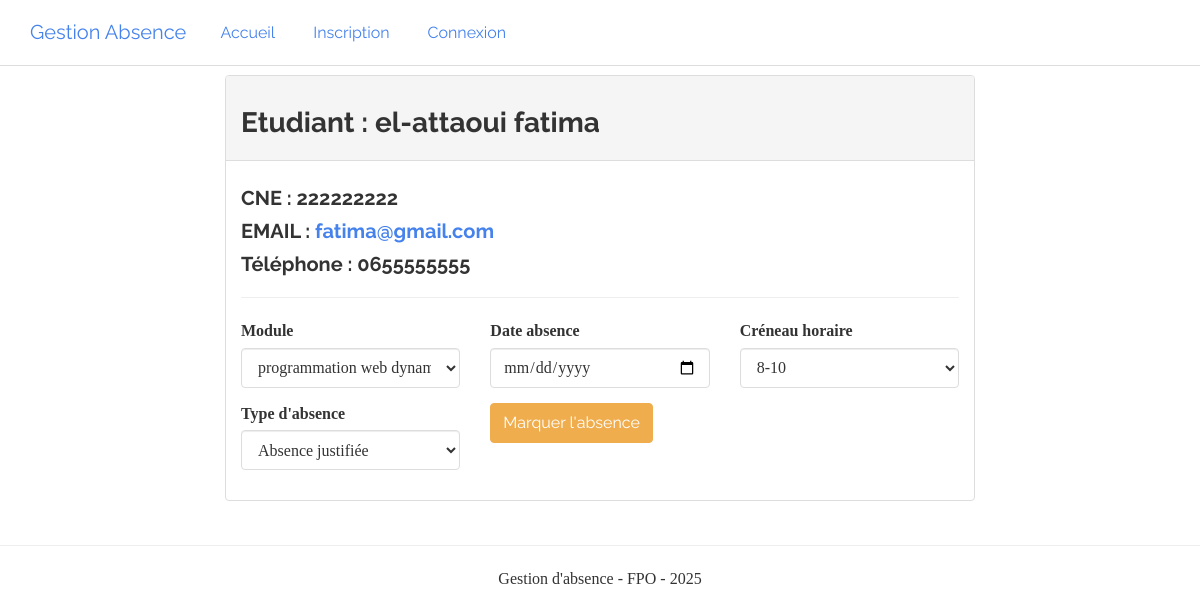
/marquer_absence.php?id=3, run on the app's committed database.
### tables this page shows
CREATE TABLE `etudiant` (
  `id` int(11) NOT NULL,
  `id_user` int(11) NOT NULL,
  `cin` varchar(255) NOT NULL,
  `nom` varchar(255) NOT NULL,
  `cne` varchar(255) NOT NULL,
  `prenom` varchar(255) NOT NULL,
  `date_naissance` date NOT NULL,
  `adresse` text DEFAULT NULL,
  `lieu_naissance` varchar(255) NOT NULL,
  `telephone` varchar(20) DEFAULT NULL,
  `email` varchar(255) NOT NULL
);

### files/functions.php (called while the page is built, shortened)
<?php
function database()
{
    $host = "localhost";
    $username = "root";
    $password = "";
    $database = "gab";
    $db = new PDO("mysql:host=" . $host . ";dbname=" . $database, $username, $password,
        array(
            PDO::MYSQL_ATTR_INIT_COMMAND => 'SET NAMES UTF8',
            PDO::ATTR_ERRMODE => PDO::ERRMODE_SILENT
        )
    );
    return $db;
}
function getEtudiant($id)
{
    $student = "";
    $db = database();
    $sttm = $db->prepare("SELECT * FROM etudiant where id=:id");
    $sttm->bindParam(':id', $id);
    if ($sttm->execute()) {
        $student = $sttm->fetch(PDO::FETCH_ASSOC);
        return $student;
    }
    return $student;
}
function listModules()
{
    $modules = [];
    $db = database();
    $sttm = $db->prepare("SELECT * FROM module");
    if ($sttm->execute()) {
        $modules = $sttm->fetchAll();
        return $modules;
    }
    return $modules;
}

### marquer_absence.php (the view, shortened to what this page needs)
<?php
require_once "header.php";
$etudiant = getEtudiant($_GET["id"]);
$modules = listModules();
?>
<div class="container">
    <div class="row">
        <div class="col-md-8 col-md-offset-2">
            <div class="panel panel-default">
                <div class="panel-heading"><h3>Etudiant : <?= $etudiant["nom"] ?> <?= $etudiant["prenom"] ?></h3></div>
                <div class="panel-body">
                    <h4>CNE : <?=$etudiant["cne"] ?></h4>
                    <h4>EMAIL : <a target="_blank" href="mailto:<?=$etudiant["email"] ?>"  ><?=$etudiant["email"] ?></a></h4>
                    <h4>Téléphone : <?=$etudiant["telephone"] ?></h4>
                    <hr>
                    <form action="marquer_absence.php" method="POST">
                        <div class="row">
                            <div class="col-md-4">
                                <div class="form-group">
                                    <label for="">Module</label>
                                    <select class="form-control" name="module" id="">
                                        <?php foreach ($modules as $m): ?>
                                            <option value="<?= $m["nom_module"] ?>"><?= $m["nom_module"] ?></option>
                                        <?php endforeach; ?>
                                    </select>
                                </div>
                            </div>
                            <div class="col-md-4">
                                <div class="form-group">
                                    <label for="">Date absence</label>
                                    <input type="date" name="date_absence" class="form-control" placeholder="Date absence" >
                                </div>
                            </div>
                            <div class="col-md-4">
                                <div class="form-group">
                                    <label for="">Créneau horaire</label>
                                    <select name="crn_horaire" id="" class="form-control">
                                        <option value="8-10">8-10</option>
                                    </select>
                                </div>
                            </div>
                        </div>
                        <div class="row">
                            <div class="col-md-4">
                                <div class="form-group">
                                    <label for="">Type d'absence</label>
                                    <select class="form-control" name="type_absence" id="">
                                        <option value="Absence justifiée" selected >Absence justifiée</option>
                                    </select>
                                </div>
                            </div>
                            <div class="col-md-4">
                                <div class="form-group">
                                    <button type="submit" class="btn btn-warning" name="marquer-absence" >Marquer l'absence</button>
                                </div>
                            </div>
                        </div>
                    </form>
                </div>
            </div>
        </div>
    </div>
</div>
<?php require_once "footer.php"; ?>

### css/styles.css (style rules this page uses)
body { padding-top: 75px; }

### data on the page
etudiant: nom "el-attaoui", prenom "fatima", cne "222222222", email "fatima@gmail.com", telephone "0655555555"

### other printed values
form field module "programmation web dynamique"
